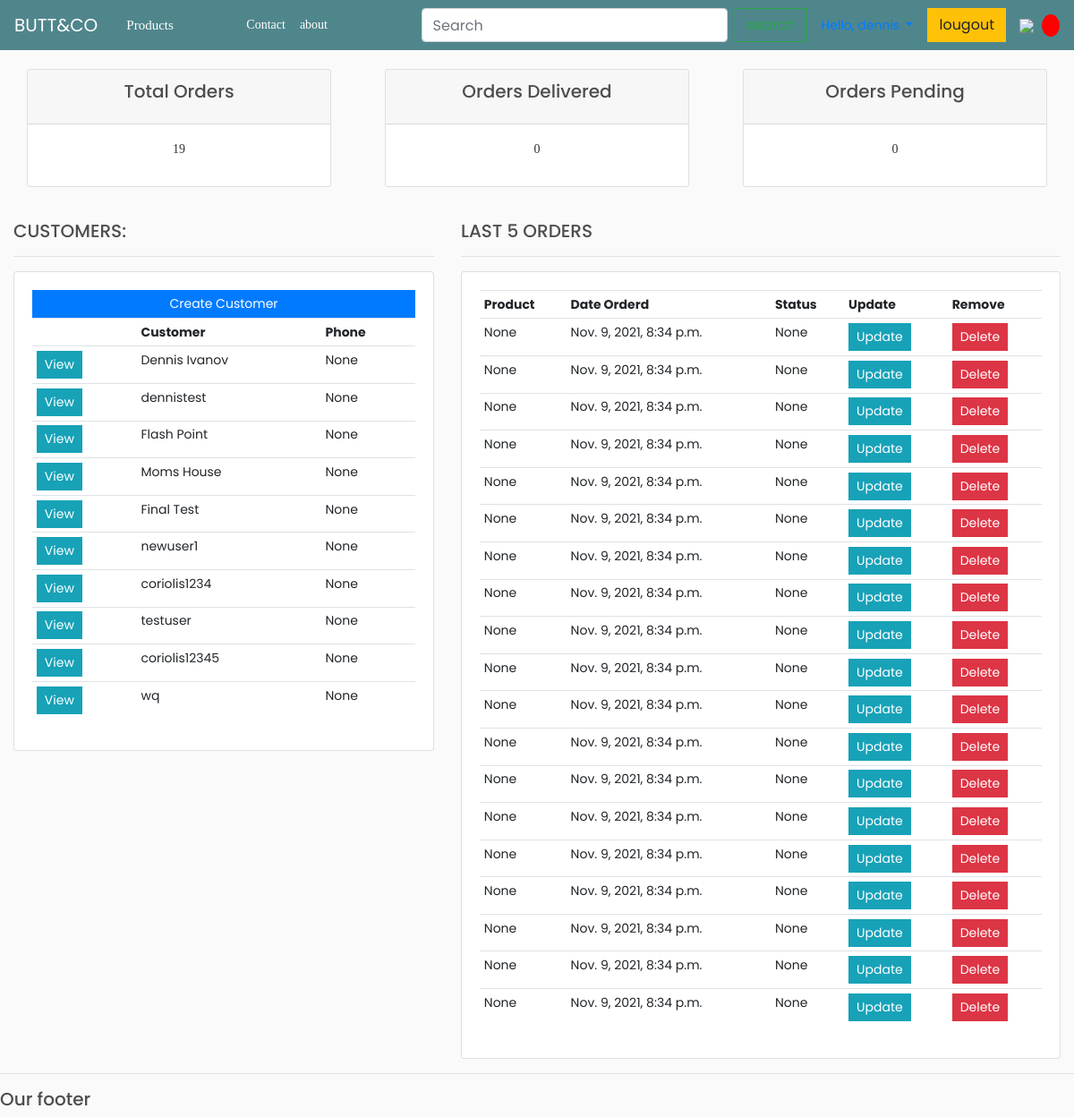
Screenshot of /home1 (signed in) with the database file from the repository.
### store/models.py (models this page shows, shortened)
class Customer(models.Model):
    user = models.OneToOneField(User, null=True, blank=True, on_delete=models.CASCADE)
    name = models.CharField(max_length=200, null=True)
    phone = models.CharField(max_length=200, null=True)
    email = models.CharField(max_length=200)
    profile_pic = models.ImageField(default="profile1.png", null=True, blank=True)
    date_created = models.DateTimeField(auto_now_add=True, null=True)
    status = models.IntegerField(default=0)
    encryption_link = models.CharField(max_length=200, null=True)
    expires = models.CharField(max_length=200, null=True)

class Order(models.Model):
    STATUS = (
        ('Pending', 'Pending'),
        ('Out for delivery', 'Out for delivery'),
        ('Delivered', 'Delivered'),
    )
    total = models.CharField(max_length=50, null=True)
    customer = models.ForeignKey(Customer, on_delete=models.SET_NULL, null=True, blank=True)
    date_ordered = models.DateTimeField(auto_now_add=True)
    complete = models.BooleanField(default=False)
    transaction_id = models.CharField(max_length=100, null=True)
    note = models.CharField(max_length=1000, null=True)
    date_created = models.DateTimeField(auto_now_add=True, null=True)
    product = models.ForeignKey(Product, null=True, on_delete=models.SET_NULL)
    status = models.CharField(max_length=200, null=True, choices=STATUS)  # 新增
    name = models.CharField(max_length=128, null=True)
    picture_front = models.CharField(max_length=1024, null=True)
    picture_back = models.CharField(max_length=1024, null=True)
    state1 = models.CharField(max_length=65535, null=True)
    state2 = models.CharField(max_length=65535, null=True)
    color = models.CharField(max_length=65535, null=True)  # 颜色
    combo = models.CharField(max_length=65535, null=True)  # 版本
    price = models.FloatField()  # 单价
    userorderid = models.IntegerField(default=0, null=True)  # 订单ID
    delstatus = models.IntegerField(default=0, null=True)  # 删除标识， 0表示正常，1表示删除

### store/decorators.py (the view)
	def wrapper_function(request, *args, **kwargs):
		return view_func(request, *args, **kwargs)

### store/views.py (called while the page is built)
@login_required(login_url='login')
@admin_only
def home1(request):
    orders = Order.objects.all()
    customers = Customer.objects.all()
    total_customers = customers.count()
    total_orders = orders.count()
    delivered = orders.filter(status='Delivered').count()
    pending = orders.filter(status='Pending').count()
    context = {'orders': orders, 'customers': customers,
               'total_orders': total_orders, 'delivered': delivered,
               'pending': pending}
    return render(request, 'store/dashboard.html', context)

### store/templates/store/dashboard.html
{% extends 'accounts/main.html' %}
{% block content %}
    {% include 'accounts/status.html' %}
    <br>
    <div class="row">
        <div class="col-md-5">
            <h5>CUSTOMERS:</h5>
            <hr>
            <div class="card card-body">
                <a class="btn btn-primary  btn-sm btn-block" href="">Create Customer</a>
                <table class="table table-sm">
                    <tr>
                        <th></th>
                        <th>Customer</th>
                        <th>Phone</th>
                    </tr>
                    {% for customer in customers %}
                        <tr>
                            <td><a class="btn btn-sm btn-info" href="{% url 'customer' customer.id %}">View</a></td>
                            <td>{{ customer.name }}</td>
                            <td>{{ customer.phone }}</td>
                        </tr>
                    {% endfor %}
                </table>
            </div>
        </div>
        <div class="col-md-7">
            <h5>LAST 5 ORDERS</h5>
            <hr>
            <div class="card card-body">
                <table class="table table-sm">
                    <tr>
                        <th>Product</th>
                        <th>Date Orderd</th>
                        <th>Status</th>
                        <th>Update</th>
                        <th>Remove</th>
                    </tr>
                    {% for order in orders %}
                        <tr>
                            <td>{{ order.product }}</td>
                            <td>{{ order.date_created }}</td>
                            <td>{{ order.status }}</td>
                            <td><a class="btn btn-sm btn-info" href="{% url 'update_order' order.id %}">Update</a></td>
                            <td><a class="btn btn-sm btn-danger" href="{% url 'delete_order' order.id %}">Delete</a>
                            </td>
                        </tr>
                    {% endfor %}
                </table>
            </div>
        </div>
    </div>
{% endblock %}

### static/css/main.css (style rules this page uses)
body { background-color: hsl(0, 0%, 98%); }
h1,h2,h3,h4,h5,h6 { color:hsl(0, 0%, 30%); }
.btn { border-radius: 0; }
body,li,ul,h1,h2,h3,h4,p { padding:0px; margin:0px; font-family:"Raleway-Regular"; font-size:14px; color:#333; list-style-type:none; }
a { text-decoration:none; }

### static/css/style.css (style rules this page uses)
body { line-height: 1.5; font-family: 'Poppins', sans-serif; font-weight: 400; overflow-x: hidden; }
* { margin:0; box-sizing: border-box; }
:before,:after { box-sizing: border-box; }
.row { display: flex; flex-wrap: wrap; }
a { text-decoration: none; }

### rows the page displays
Customer: name "Dennis Ivanov", phone "None"
Customer: name "dennistest", phone "None"
Customer: name "Flash Point", phone "None"
Customer: name "Moms House", phone "None"
Customer: name "Final Test", phone "None"
Customer: name "newuser1", phone "None"
Customer: name "coriolis1234", phone "None"
Customer: name "testuser", phone "None"
Customer: name "coriolis12345", phone "None"
Customer: name "wq", phone "None"
Order: product "None", date_created "Nov. 9, 2021, 8:34 p.m.", status "None"
Order: product "None", date_created "Nov. 9, 2021, 8:34 p.m.", status "None"
Order: product "None", date_created "Nov. 9, 2021, 8:34 p.m.", status "None"
Order: product "None", date_created "Nov. 9, 2021, 8:34 p.m.", status "None"
Order: product "None", date_created "Nov. 9, 2021, 8:34 p.m.", status "None"
Order: product "None", date_created "Nov. 9, 2021, 8:34 p.m.", status "None"
Order: product "None", date_created "Nov. 9, 2021, 8:34 p.m.", status "None"
Order: product "None", date_created "Nov. 9, 2021, 8:34 p.m.", status "None"
Order: product "None", date_created "Nov. 9, 2021, 8:34 p.m.", status "None"
Order: product "None", date_created "Nov. 9, 2021, 8:34 p.m.", status "None"
Order: product "None", date_created "Nov. 9, 2021, 8:34 p.m.", status "None"
Order: product "None", date_created "Nov. 9, 2021, 8:34 p.m.", status "None"
Order: product "None", date_created "Nov. 9, 2021, 8:34 p.m.", status "None"
Order: product "None", date_created "Nov. 9, 2021, 8:34 p.m.", status "None"
Order: product "None", date_created "Nov. 9, 2021, 8:34 p.m.", status "None"
Order: product "None", date_created "Nov. 9, 2021, 8:34 p.m.", status "None"
Order: product "None", date_created "Nov. 9, 2021, 8:34 p.m.", status "None"
Order: product "None", date_created "Nov. 9, 2021, 8:34 p.m.", status "None"
Order: product "None", date_created "Nov. 9, 2021, 8:34 p.m.", status "None"

### other values shown
{{ total_orders }} "19"
{{ delivered }} "0"
{{ pending }} "0"
